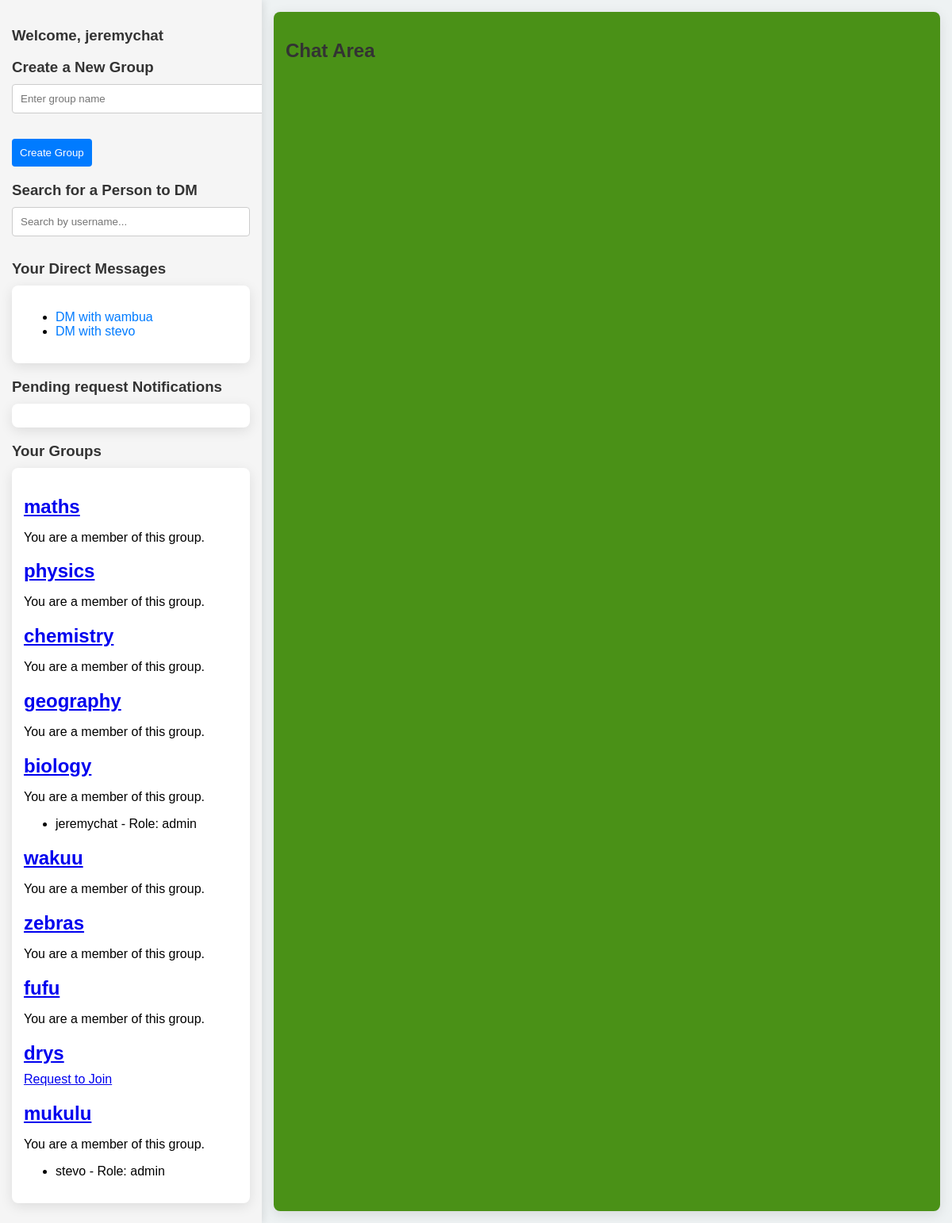
Screenshot of /chat/home/ (signed in) with the database file from the repository.
### mainapp/models.py (models this page shows, shortened)
class CustomUser(AbstractUser):
    CATEGORY_CHOICES = [
        ('student', 'student'),
        ('mentor', 'mentor'),
    ]
    category = models.CharField(max_length=10, choices=CATEGORY_CHOICES)
    last_active = models.DateTimeField(null=True, blank=True)
    def __str__(self):
        return f"{self.username} ({self.get_category_display()})" #allows displaying the human readable label for the category instead of the database value

class Group(models.Model):
    JOIN_POLICY_CHOICES = [
        ('open', 'Open to All'),
        ('approval', 'Admin Approval Required'),
    ]
    name = models.CharField(max_length=255)
    members = models.ManyToManyField(
        settings.AUTH_USER_MODEL,
        through=GroupMembership,
        through_fields=('group', 'user'),  # Specify the foreign keys used in the GroupMembership model
        related_name='group_members'  # Change this to avoid clash
    )
    admins = models.ManyToManyField(settings.AUTH_USER_MODEL, related_name= 'administered_groups')#admins will have privilages
    join_policy = models.CharField(
        max_length=20,
        choices=JOIN_POLICY_CHOICES,
        default='open'
    )
    def __str__(self):
        return self.name

class GroupMembership(models.Model):
    ROLE_CHOICES = [
        ('member', 'member'),
        ('admin','admin'),
    ]
    user = models.ForeignKey(settings.AUTH_USER_MODEL, on_delete=models.CASCADE, related_name='group_memberships')
    group = models.ForeignKey('Group', on_delete=models.CASCADE, related_name= 'group_memberships')
    added_by = models.ForeignKey(settings.AUTH_USER_MODEL, null=True, blank=True, on_delete=models.SET_NULL, related_name='added_members')#tracks who added the members
    role = models.CharField(max_length=10,choices=ROLE_CHOICES, default= 'member')
    date_joined = models.DateTimeField(auto_now_add=True)
    class Meta:
        """ensures a user can only belong to a group once"""
        constraints = [
            models.UniqueConstraint(fields=['user','group'],name='unique_group_membership')
        ]

### mainapp/views.py (the view)
# urls.py: path("home/", views.home_view, name='home'),
@login_required
def home_view(request, group_name=None):
    user = request.user
    notifications = JoinRequest.objects.filter(status='pending')
    dms_as_sender = Message.objects.filter(sender=user, recipient__isnull=False)
    dms_as_recipient = Message.objects.filter(recipient=user, sender__isnull=False)
    all_dms = chain(dms_as_sender, dms_as_recipient)
    unique_dm_users = {dm.sender if dm.recipient == user else dm.recipient for dm in all_dms}
    unique_dm_users = [u for u in unique_dm_users if u.username]
    groups = Group.objects.prefetch_related('group_memberships__user').all()
    context = {
        'unique_dm_users': unique_dm_users,
        'notifications': notifications,
        'groups': groups,
    }
    print("Context data:", context)
    return render(request, 'mainapp/home.html', context)

### mainapp/templates/mainapp/home.html (shortened to what this page needs)
<!DOCTYPE html>
<html lang="en">
<head>
</head>
<body>
    <div class="main-container">
        <div class="left-section">
            <h3>Welcome, {{ request.user.username }}</h3>
            <div class="container">
                <div class="create-group">
                    <h3>Create a New Group</h3>
                    <form method="POST" action="{% url 'create_group' %}">
                        <input type="text" name="group_name" placeholder="Enter group name" required>
                        <button type="submit">Create Group</button>
                    </form>
                </div>
            </div>
            <div class="container search-users">
                <h3>Search for a Person to DM</h3>
                <input type="search" id="user-search" placeholder="Search by username..." onkeyup="searchUser()">
            </div>
            <div class="container">
                <h3>Your Direct Messages</h3>
                <div class="card">
                    <ul id="dm-list">
                        {% for user in unique_dm_users %}
                            {% if user.username %}
                            <li><a href="{% url 'homedm' user.username %}" class="dm-link" data-username="{{ user.username }}">DM with {{ user.username }}</a></li>
                            {% else %}
                            <h3>no username</h3>
                            {%endif%}
                        {% endfor %}
                    </ul>
                </div>
            </div>
             <div class="container">
                <h3>Pending request Notifications</h3>
                <div class="card">
                </div>
             </div>
            <div class="container">
                <h3>Your Groups</h3>
                <div class="card">
                    {% for group in groups %}
                        <h2><a href="{% url 'group_chat' group.name %}" class="group-link" data-username="{{group.name}}" data-id="{{ group.id }}">{{ group.name }}</a></h2>
                        {% if request.user in group.members.all %}
                            <p>You are a member of this group.</p>
                        {% elif group.join_policy == 'open' %}
                            <a href="{% url 'join_group' group.name %}">Join Group</a>
                        {% elif group.join_policy == 'approval' %}
                            <a href="#" data-id="{{group.id}}" class="join-request">Request to Join</a>
                        {% endif %}
                        <ul>
                            {% for membership in group.group_memberships.all %}
                                {% if membership.get_role_display == 'admin' %}
                                    <li data-membership-role="{{ membership.get_role_display }}">{{ membership.user.username }} - Role: {{ membership.get_role_display }}</li>
                                {% endif %}
                            {% empty %}
                                <li>No members in this group.</li>
                            {% endfor %}
                        </ul>
                    {% endfor %}
                </div>
            </div>
        </div>
        <div class="right-section">
            <div class="chat-box">
                <h2>{% if receiver %}Chat with {{ receiver.username }}{% else %}Chat Area{% endif %}</h2>
            </div>
        </div>
    </div>
</body>
</html>

### mainapp/templates/mainapp/home.html (style rules this page uses)
body { font-family: 'Arial', sans-serif; margin: 0; padding: 0; background-color: #eef2f3; display: flex; height: 100vh; overflow: hidden; }
h2, h3 { color: #333; margin-bottom: 10px; }
.main-container { display: flex; width: 100%; height: 100%; }
.left-section { width: 30%; max-width: 300px; background-color: #f5f5f5; padding: 15px; box-shadow: 2px 0 10px rgba(0, 0, 0, 0.1); overflow-y: auto; }
.search-users { margin-bottom: 20px; }
.card { background-color: #fff; border-radius: 8px; padding: 15px; margin-bottom: 10px; box-shadow: 0 4px 16px rgba(0, 0, 0, 0.1); transition: transform 0.2s ease, box-shadow 0.2s ease; }
.right-section { flex: 1; padding: 15px; display: flex; flex-direction: column; justify-content: flex-start; }
.chat-box { flex-grow: 1; border-radius: 8px; background-color: #4a9117; box-shadow: 0 4px 16px rgba(0, 0, 0, 0.1); overflow-y: auto; padding: 15px; }
input[type="search"], input[type="text"] { width: 100%; padding: 10px; margin-bottom: 10px; border: 1px solid #ccc; border-radius: 4px; }
button { background-color: #007bff; color: #fff; padding: 10px; border: none; border-radius: 4px; cursor: pointer; }
#dm-list a { color: #007bff; text-decoration: none; }

### rows the page displays
CustomUser: user.username "jeremychat"
CustomUser: username "wambua"
CustomUser: username "stevo"
Group: name "maths", shows "You are a member of this group."
Group: name "physics", shows "You are a member of this group."
Group: name "chemistry", shows "You are a member of this group."
Group: name "geography", shows "You are a member of this group."
Group: name "biology", shows "You are a member of this group."
GroupMembership: user.username "jeremychat", role "admin"
Group: name "wakuu", shows "You are a member of this group."
Group: name "zebras", shows "You are a member of this group."
Group: name "fufu", shows "You are a member of this group."
Group: name "drys"
Group: name "mukulu", shows "You are a member of this group."
GroupMembership: user.username "stevo", role "admin"
